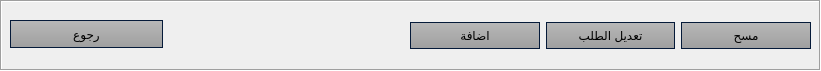
   <widget class="QFrame" name="frame_2">
    <property name="geometry">
     <rect>
      <x>21</x>
      <y>650</y>
      <width>821</width>
      <height>71</height>
     </rect>
    </property>
    <property name="frameShape">
     <enum>QFrame::Box</enum>
    </property>
    <property name="frameShadow">
     <enum>QFrame::Sunken</enum>
    </property>
    <widget class="QWidget" name="horizontalLayoutWidget_6">
     <property name="geometry">
      <rect>
       <x>410</x>
       <y>20</y>
       <width>401</width>
       <height>31</height>
      </rect>
     </property>
     <layout class="QHBoxLayout" name="horizontalLayout_6">
      <item>
       <widget class="QPushButton" name="btnAdd">
        <property name="styleSheet">
         <string notr="true">QPushButton {
  background-color: qlineargradient(spread:repeat, x1:1, y1:0, x2:1, y2:1, stop:0 rgba(184, 184,      184, 255),stop:1 rgba(159, 159, 159, 255));
	color: #000;
	min-width: 80px;
	border-style: solid;
	border-width: 1px;
	border-color: #051a39;
	padding: 5px;
}
QPushButton#btnAdd:hover
{
	background-color: rgba(70,162,218,50%);
	border: 1px solid #46a2da;

}

QPushButton#btnAdd:pressed {
    background-color: qlineargradient(x1: 0, y1: 0, x2: 0, y2: 1,
                                      stop: 0 #dadbde, stop: 1 #f6f7fa);
}</string>
        </property>
        <property name="text">
         <string>اضافة</string>
        </property>
       </widget>
      </item>
      <item>
       <widget class="QPushButton" name="btnEdit">
        <property name="styleSheet">
         <string notr="true">QPushButton {
  background-color: qlineargradient(spread:repeat, x1:1, y1:0, x2:1, y2:1, stop:0 rgba(184, 184,      184, 255),stop:1 rgba(159, 159, 159, 255));
	color: #000;
	min-width: 80px;
	border-style: solid;
	border-width: 1px;
	border-color: #051a39;
	padding: 5px;
}
QPushButton#btnEdit:hover
{
	background-color: rgba(70,162,218,50%);
	border: 1px solid #46a2da;

}

QPushButton#btnEdit:pressed {
    background-color: qlineargradient(x1: 0, y1: 0, x2: 0, y2: 1,
                                      stop: 0 #dadbde, stop: 1 #f6f7fa);
}</string>
        </property>
        <property name="text">
         <string>تعديل الطلب</string>
        </property>
       </widget>
      </item>
      <item>
       <widget class="QPushButton" name="btnDelete">
        <property name="styleSheet">
         <string notr="true">QPushButton {
  background-color: qlineargradient(spread:repeat, x1:1, y1:0, x2:1, y2:1, stop:0 rgba(184, 184,      184, 255),stop:1 rgba(159, 159, 159, 255));
	color: #000;
	min-width: 80px;
	border-style: solid;
	border-width: 1px;
	border-color: #051a39;
	padding: 5px;
}
QPushButton#btnDelete:hover
{
	background-color: rgba(70,162,218,50%);
	border: 1px solid #46a2da;

}

QPushButton#btnDelete:pressed {
    background-color: qlineargradient(x1: 0, y1: 0, x2: 0, y2: 1,
                                      stop: 0 #dadbde, stop: 1 #f6f7fa);
}</string>
        </property>
        <property name="text">
         <string>مسح</string>
        </property>
       </widget>
      </item>
     </layout>
    </widget>
    <widget class="QPushButton" name="btnBack">
     <property name="geometry">
      <rect>
       <x>10</x>
       <y>20</y>
       <width>153</width>
       <height>28</height>
      </rect>
     </property>
     <property name="styleSheet">
      <string notr="true">QPushButton {
  background-color: qlineargradient(spread:repeat, x1:1, y1:0, x2:1, y2:1, stop:0 rgba(184, 184,      184, 255),stop:1 rgba(159, 159, 159, 255));
	color: #000;
	min-width: 80px;
	border-style: solid;
	border-width: 1px;
	border-color: #051a39;
	padding: 5px;
}
QPushButton#btnBack:hover
{
	background-color: rgba(70,162,218,50%);
	border: 1px solid #46a2da;

}

QPushButton#btnBack:pressed {
    background-color: qlineargradient(x1: 0, y1: 0, x2: 0, y2: 1,
                                      stop: 0 #dadbde, stop: 1 #f6f7fa);
}</string>
     </property>
     <property name="text">
      <string>رجوع</string>
     </property>
    </widget>
   </widget>
